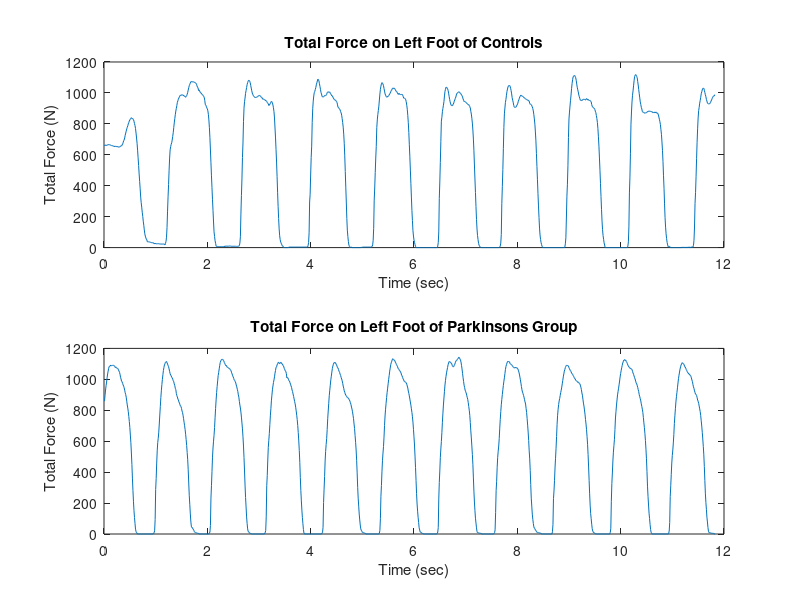
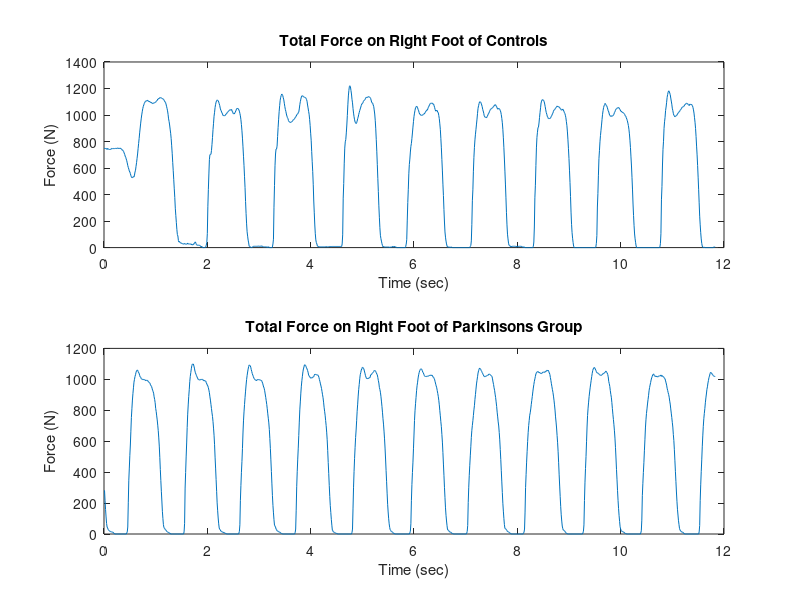
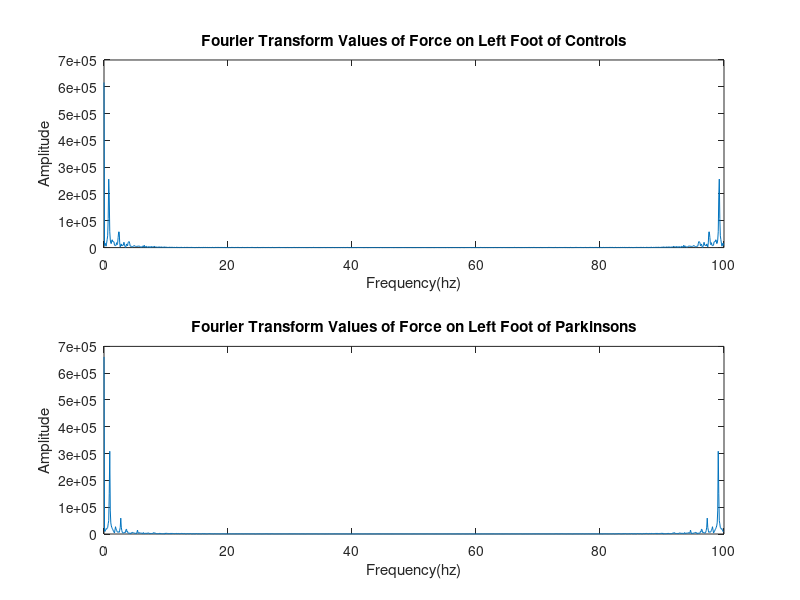
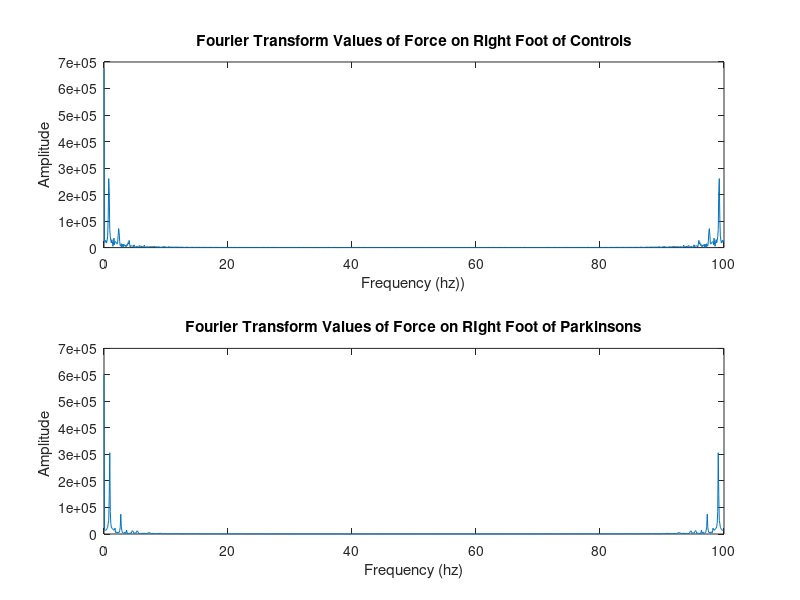

The MATLAB script that drew these images, in order: (Note: this script raises an error after producing the figures.)
clc; clear; close all; 

%%
%%This section was run before our working code in order to gather 
%%all of our data files and organize the files into Control vs Parkinson’s Patients.

datac=load ('GaCo01_01.txt');  %loads data from the selected file into datac variable (Controls)
timec=datac(1:1184,1);%selects data from the 1st column (time) and saves it to timec variable
forcecl=datac(1:1184,18); %selects data from the 18th column(total force on left foot) and saves it to forcecl variable
forcecr=datac(1:1184,19); %data from the 19th column (total force on right foot) and saves it to forcecr variable

datap=load('GaPt06_01.txt'); %loads data from the selected file into datap variable (Parkinson’s)
timep=datap(1:1184,1); %selects data from the 1st column (time) and saves it to timep variable
forcepl=datap(1:1184,18); %selects data from the 18th column and saves it to forcecl variable
forcepr=datap(1:1184,19); %data from the 19th column and saves it to forcepr variable

figure(1)  %defines the following as figure 1
subplot(211) %creates a 1x2 subplot and indexes position 1
plot(timec,forcecl) %plots forcecl vs. timec in first spot of subplot
title('Total Force on Left Foot of Controls')
xlabel('Time (sec)')
ylabel('Total Force (N)')
subplot(212) %indexes position 2 of subplot 
plot(timep,forcepl) %plots forcepl vs. timep in second spot of subplot
title('Total Force on Left Foot of Parkinsons Group')
xlabel('Time (sec)')
ylabel('Total Force (N)')

figure(2) %defines the following as figure 2
subplot(211) %creates a 1x2 subplot and indexes position 1
plot(timec,forcecr) %plots forcecr vs. timec in first spot of subplot
title('Total Force on Right Foot of Controls')
xlabel('Time (sec)')
ylabel('Force (N)')
subplot(212) %indexes position 2 of subplot 
plot(timep,forcepr) %plots forcepr vs. timep in second spot of subplot
 title('Total Force on Right Foot of Parkinsons Group')
xlabel('Time (sec)')
ylabel('Force (N)')
%%

%This section creates a Fourier Transform of the data and generates plots for a 
%visual representation. Putting the data into the frequency domain allowed for better 
%inspection of differences between the Control and Parkinson’s groups. 
%This section was also done before our working code as a way for us to better visualize the data. 

fs=100; %defines sampling frequency (fs) as 100, which we got from the data set
N1=length(forcecl); %puts the length of forcecl into a variable N1 
f1=(0:N1-1)/N1*fs;%defines f1 as function of N1 and fs
fforcecl=abs(fft(forcecl)); %sets variable fforcecl equal to the absolute value of FT of forcecl

N2=length(forcepl); %sets N2 equal to length of forcepl
f2=(0:N2-1)/N2*fs; %defines f2 as function of N2 and fs
fforcepl=abs(fft(forcepl)); %sets variable fforcepl equal to the absolute value of FT of forcepl


N3=length(forcecr); %puts the length of forcecr into a variable N3 
N4=length(forcepr); %puts the length of forcepr into a variable N4
f3=(0:N3-1)/N3*fs; %defines f3 as function of N3 and fs
f4=(0:N4-1)/N4*fs; %defines f4 as function of N4 and fs
fforcecr=abs(fft(forcecr)); %sets variable fforcecr equal to the absolute value of FT of forcecr
fforcepr=abs(fft(forcepr)); %sets variable fforcepr equal to the absolute value of FT of forcepr


figure(3) %new figure made to plot FT value of forces for both the Parkinson’s and Controls on left foot
subplot(211) %creates a 1x2 subplot and indexes position 1
plot(f1,fforcecl) %plots fforcecr vs. f3 in first spot of subplot
title('Fourier Transform Values of Force on Left Foot of Controls')
xlabel('Frequency(hz)')
ylabel('Amplitude')
subplot(212) %indexes position 2 of subplot 
plot(f2, fforcepl) %plots fforcepl vs. f2  in second spot of subplot 
title('Fourier Transform Values of Force on Left Foot of Parkinsons')
xlabel('Frequency(hz)')
ylabel('Amplitude')

figure(4) % new figure made to plot FT values of forces for both Parkinson’s and Controls on right foot
subplot(211) %creates a 1x2 subplot and indexes position 1
plot(f3,fforcecr) %plots fforcecr vs. f3 in first spot of subplot
title('Fourier Transform Values of Force on Right Foot of Controls')
xlabel('Frequency (hz))')
ylabel('Amplitude')
subplot(212) %indexes position 2 of subplot 
plot(f4, fforcepr) %plots fforcepr vs. f4 in second spot of subplot
title('Fourier Transform Values of Force on RIght Foot of Parkinsons')
xlabel('Frequency (hz)')
ylabel('Amplitude ')
%%
%%This section consolidates all files from both the Control and Parkinson’s 
%files generated earlier into a single file called all_data, which can then 
%be used in Matlab’s Classification Learner App to train and test our data with machine learning. 


all_data1 = []; 
%Generates a dataset thats empty where we’ll put the information in to use the classification learner application in MATLAB
files1 = dir('Control/*.txt'); %directs control data into a new vector files1
len1 = length(files1); %gets length of files1 vector
for k = 1:len1 %this loop 
    data1 = importdata(files1(k).name);
    data1 = data1(602:1202,[1,end-1,end]);
    temp1 = k*ones(length(data1),1);
    predict1=zeros(601,1);
    data1 = [temp1 data1 predict1];
    all_data1 = [all_data1 ; data1];
end

all_data2 = []; %generates empty data set for Parkinson’s data
files2 = dir('Parkinsons/*.txt'); %directs Parkinson’s data into a new vector files2
len2 = length(files2); %gets length of files2 vector
for k = 1:len2 %this loop 
    data2 = importdata(files2(k).name); %imports gait data from Parkinson’s group
    data2 = data2(602:1202,[1,end-1,end]); %getting data from 6 to 12 seconds 
    temp2 = k*ones(length(data2),1);
    predict2=ones(601,1);
    data2 = [temp2 data2 predict2];
    all_data2 = [all_data2 ; data2]; 
end
all_data = [all_data1 ; all_data2]; %consolidates the two data files into one singular data file to be used in Classification Learner 
save('alldata.mat', 'all_data') %saves the new singular data file


%%
%This section creates the Confusion chart.
%The data is separated into either positive(1’s) or negatives(0’s)
% This is then compared to the actual files and the comparison is put into the confusion chart

load('models.mat', 'trainedModelfgsvm')
load('alltest.mat')
%predlab=classify('alltest.csv', trainedModelfgsvm, 5);

%predlab=classify(trainedModelfgsvm,all_test);
pred = trainedModelfgsvm.predictFcn(all_test);
num_patients = length(pred)/601;%601 is number of time points
pred_final = zeros(1,num_patients);
for i = 1:num_patients
    patient_avg = mean(pred((601*(i-1))+1:(601*i)));
    if patient_avg < 0.5
        patient_avg = 0;
    else
        patient_avg = 1;
    end
    pred_final(i) = patient_avg;
end

% Positive/False Data vectors (ones = positive, zeros = negative)
a = ones(1,13);
b = zeros(1,4);
c = ones(1,32);
d = zeros(1,4);
e = ones(1,8);
f = zeros(1,7);

actual_labels = [a b c d e f];

true_actual_idx = actual_labels==1;

%This finds the length of the true situations

actual_pos = length(actual_labels(true_actual_idx));
actual_neg = length(actual_labels(~true_actual_idx));
N=actual_pos+actual_neg;

%This section evaluated which data was labeled as a true positive, true negative, false positive, and false negative

tp = sum(actual_labels(true_actual_idx)==pred_final(true_actual_idx));
tn = sum(actual_labels(~true_actual_idx)==pred_final(~true_actual_idx));
fp = actual_neg - tn;
fn = actual_pos - tp;

%The following will calculate classification metrics
%accuracy, sensitivity, specificity, precision, recall, etc.

tp_rate=tp/actual_pos;
tn_rate=tn/actual_neg;

accuracy = (tp+tn)/N;
sensitivity = tp_rate;
specificity = tn_rate;
precision = tp/(tp+fp);
recall = sensitivity;

confusionchart(actual_labels, pred_final); %this creates the final confusion matrix


